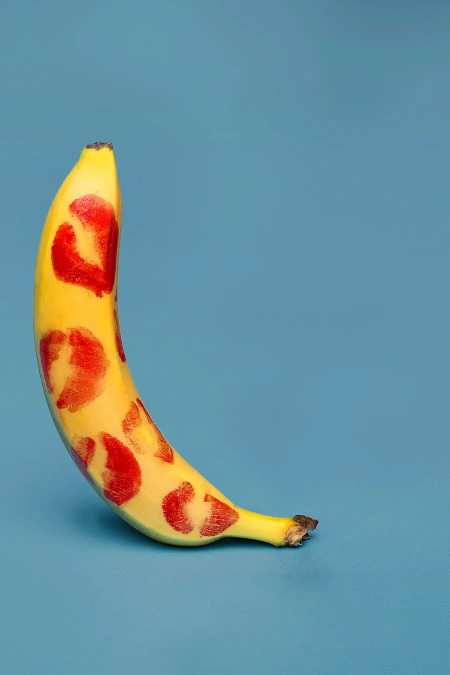
#> input picture visual-assets/why-stay-informed-remap.webp, 900 x 1350 px, found by its file name (shown at 1/2 size)
$ python extend_backdrop.py visual-assets/why-stay-informed-remap.webp visual-assets/why-stay-informed-remap-wide.webp --bbox 67,287,631,1091
#> lines starting #> are read from the running program, lines starting #| are printed output that depends on the picture
#!/usr/bin/env python3
"""Recompose a portrait studio photo onto a wider canvas.

Used for the desktop version of the "Stay informed" card photo in
visual-assets/. The desktop panel is roughly square-to-landscape, so the
portrait photo either gets cropped to a sliver or sits as a strip. This
scales the photo, places the subject where asked, and continues the plain
backdrop out to the canvas edges. No subject pixels are invented: each row
of the backdrop is carried on from the photo's edge, relaxing into a smooth
vertical gradient further out so no row leaves a horizontal streak.

Only works for photos whose backdrop is plain at the left and right edges.

Requires:  pip install pillow numpy

Usage (PowerShell and bash, one line):

  python tools/extend_backdrop.py IN.webp OUT.webp --bbox 67,287,631,1091

Arguments
  --bbox     subject bounding box in the source, x0,y0,x1,y1 in pixels.
  --size     output canvas, WxH (default 1160x1036, the desktop panel's
             shape at 2x).
  --height   subject height as a fraction of the canvas (default 0.66).
  --left     subject's left edge as a fraction of canvas width (default 0.16).
  --cy       subject's vertical centre as a fraction of canvas height
             (default 0.52).

Preset used on the site (run from the repo root):

  # Stay informed, desktop: banana left of centre, room on the right for
  # the notification bubble (.why-notif sits 10% in from the right edge)
  python tools/extend_backdrop.py visual-assets/why-stay-informed-remap.webp visual-assets/why-stay-informed-remap-wide.webp --bbox 67,287,631,1091

The panel is narrower than the canvas at small desktop widths and crops up
to ~8% off each side, so keep the subject clear of the outer edges.
"""
import argparse
import numpy as np
from PIL import Image, ImageFilter

ap = argparse.ArgumentParser()
ap.add_argument("src"); ap.add_argument("dst")
ap.add_argument("--size", default="1160x1036")
ap.add_argument("--bbox", required=True, help="subject x0,y0,x1,y1 in the source")
ap.add_argument("--height", type=float, default=0.66, help="subject height as a fraction of the canvas")
ap.add_argument("--left", type=float, default=0.16, help="subject left edge as a fraction of canvas width")
ap.add_argument("--cy", type=float, default=0.52, help="subject vertical centre as a fraction of canvas height")
a = ap.parse_args()

W, H = (int(v) for v in a.size.split("x"))
bx0, by0, bx1, by1 = (int(v) for v in a.bbox.split(","))
img = Image.open(a.src).convert("RGB")
#> img is the input picture: PIL image 900x1350 RGB; mean R, G, B 108.7, 146.4, 155.9
k = a.height * H / (by1 - by0)
img = img.resize((round(img.width * k), round(img.height * k)), Image.LANCZOS)
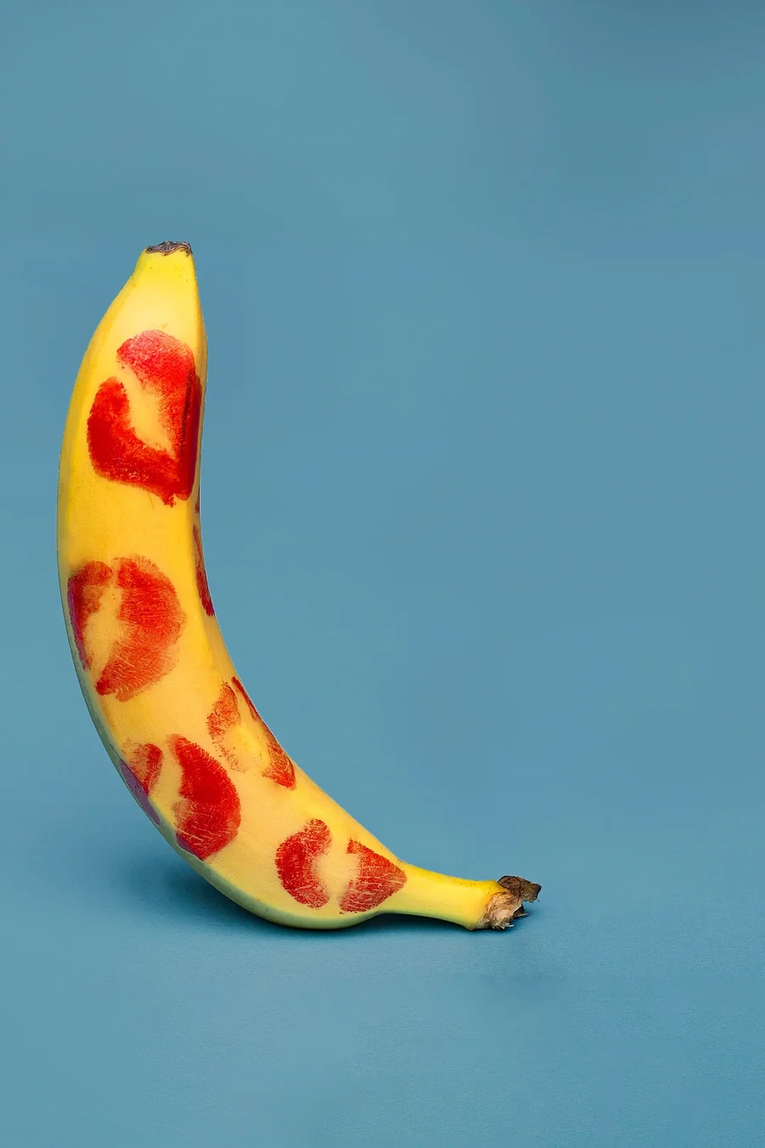
#> img: PIL image 765x1148 RGB; mean R, G, B 108.7, 146.4, 155.9
x0 = round(a.left * W - bx0 * k)
y0 = round(a.cy * H - (by0 + by1) / 2 * k)
assert y0 <= 0 and y0 + img.height >= H, "source does not cover the canvas height"
src = np.asarray(img).astype(np.float32)[-y0:-y0 + H]
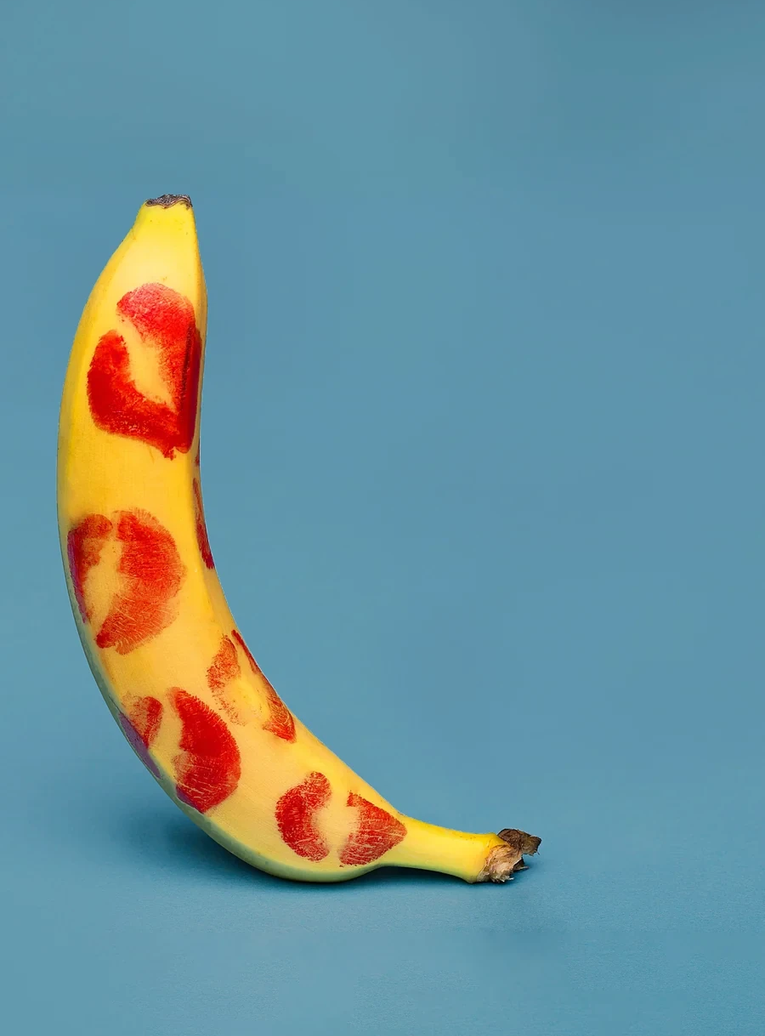
#> src: shape (1036, 765, 3) float32; mean R, G, B 110.7, 146.4, 154.7
sw = src.shape[1]
#> sw = 765
assert x0 >= 0 and x0 + sw <= W, "subject placement pushes the source off the canvas"

def vsmooth(col, sigma):
    # blur a (H,3) column of colours along the vertical only
    im = Image.fromarray(np.clip(col, 0, 255).astype(np.uint8)[:, None, :].repeat(3, 1))
    return np.asarray(im.filter(ImageFilter.GaussianBlur(sigma))).astype(np.float32)[:, 1, :]

def extend(edge, n, toward_left):
    """n columns continuing `edge` (H,3): row-accurate at the seam, relaxing to a
    smooth vertical gradient further out so no row leaves a horizontal streak."""
    near, far = vsmooth(edge, 8), vsmooth(edge, 70)
    t = np.clip(np.arange(n) / 110.0, 0, 1); t = t * t * (3 - 2 * t)
    out = near[:, None, :] * (1 - t)[None, :, None] + far[:, None, :] * t[None, :, None]
    return out[:, ::-1] if toward_left else out

canvas = np.zeros((H, W, 3), np.float32)
canvas[:, x0:x0 + sw] = src
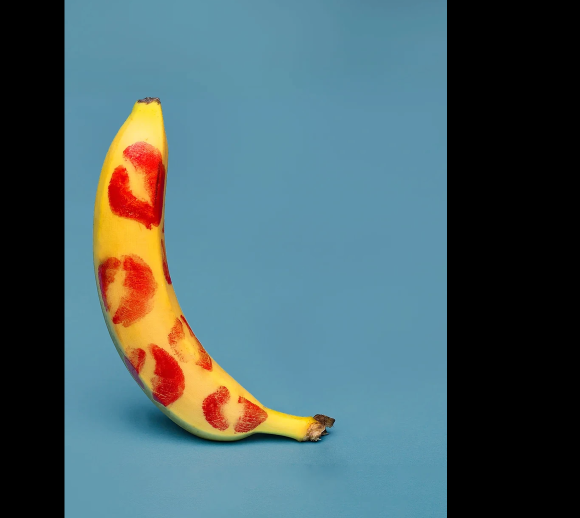
#> canvas: shape (1036, 1160, 3) float32 (shown at 1/2 size); mean R, G, B 73, 96.5, 102
if x0 > 0:
    canvas[:, :x0] = extend(src[:, :8].mean(1), x0, True)
#> in extend, `near, far = vsmooth(edge, 8), vsmooth(edge, 70)`: near = 1036 rows, first 8: [92, 145, 166], [92, 146, 167], [92, 146, 167], [92, 146, 167], [92, 146, 167], [92, 146, 167], [92, 146, 167], [92, 146, 167]; far = 1036 rows, first 8: [93, 146, 167], [93, 146, 167], [93, 146, 167], [93, 146, 167], [93, 146, 167], [93, 146, 167], [93, 146, 167], [93, 146, 167]
#> in extend, `out = near[:, None, :] * (1 - t)[None, :, None] + far[:, None, :] * t[..`:
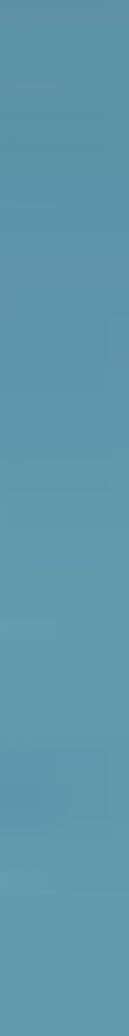
#> out: shape (1036, 129, 3) float64; mean of channels 0, 1, 2 95.6, 150.7, 172.5; drawn as R, G, B
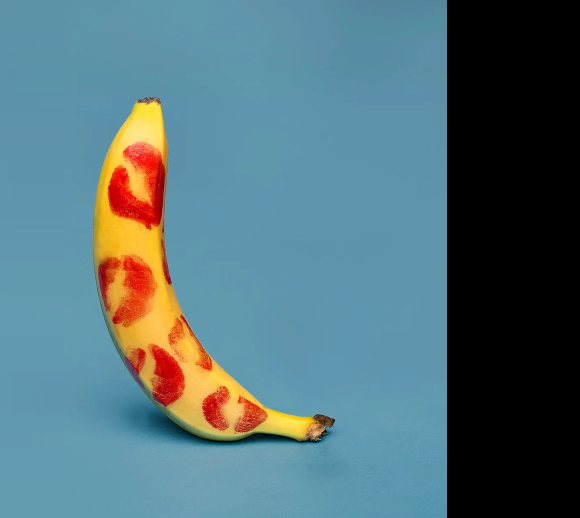
#> canvas: shape (1036, 1160, 3) float32 (shown at 1/2 size); mean R, G, B 83.6, 113.3, 121.4
if x0 + sw < W:
    canvas[:, x0 + sw:] = extend(src[:, -8:].mean(1), W - x0 - sw, False)
#> call 2 of extend, with edge = array of shape (1036, 3), n = 266, toward_left = False
#> in extend (call 2), `near, far = vsmooth(edge, 8), vsmooth(edge, 70)`: near = 1036 rows, first 8: [84, 135, 158], [84, 135, 158], [84, 135, 158], [84, 135, 158], [85, 135, 158], [85, 135, 158], [85, 136, 158], [85, 136, 158]; far = 1036 rows, first 8: [87, 139, 160], [87, 139, 160], [87, 139, 161], [87, 139, 161], [87, 139, 161], [87, 139, 161], [87, 139, 161], [87, 139, 161]
#> in extend (call 2), `out = near[:, None, :] * (1 - t)[None, :, None] + far[:, None, :] * t[..`:
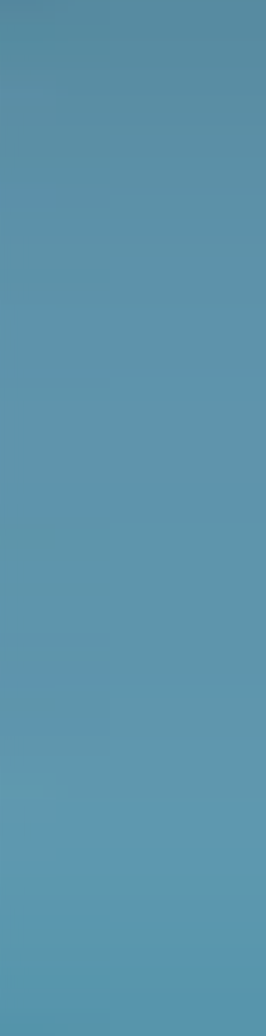
#> out: shape (1036, 266, 3) float64; mean of channels 0, 1, 2 92.4, 147.5, 170.7; drawn as R, G, B
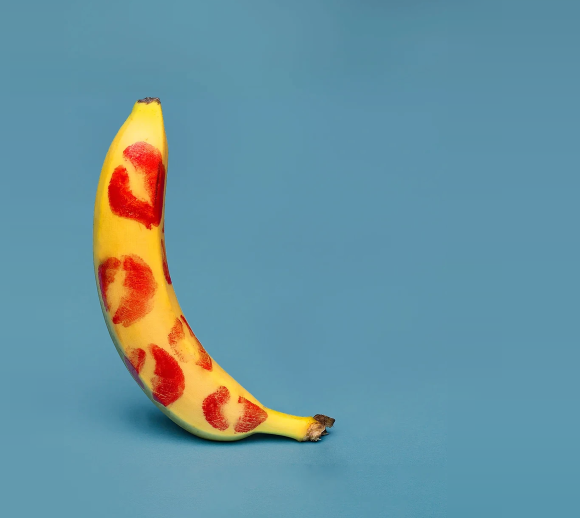
#> canvas: shape (1036, 1160, 3) float32 (shown at 1/2 size); mean R, G, B 105, 147.5, 161.1
Image.fromarray(np.clip(canvas + 0.5, 0, 255).astype(np.uint8)).save(a.dst, quality=90, method=6)
print("wrote", a.dst, "source placed at x", x0, "to", x0 + sw)
#| wrote visual-assets/why-stay-informed-remap-wide.webp source placed at x 129 to 894
